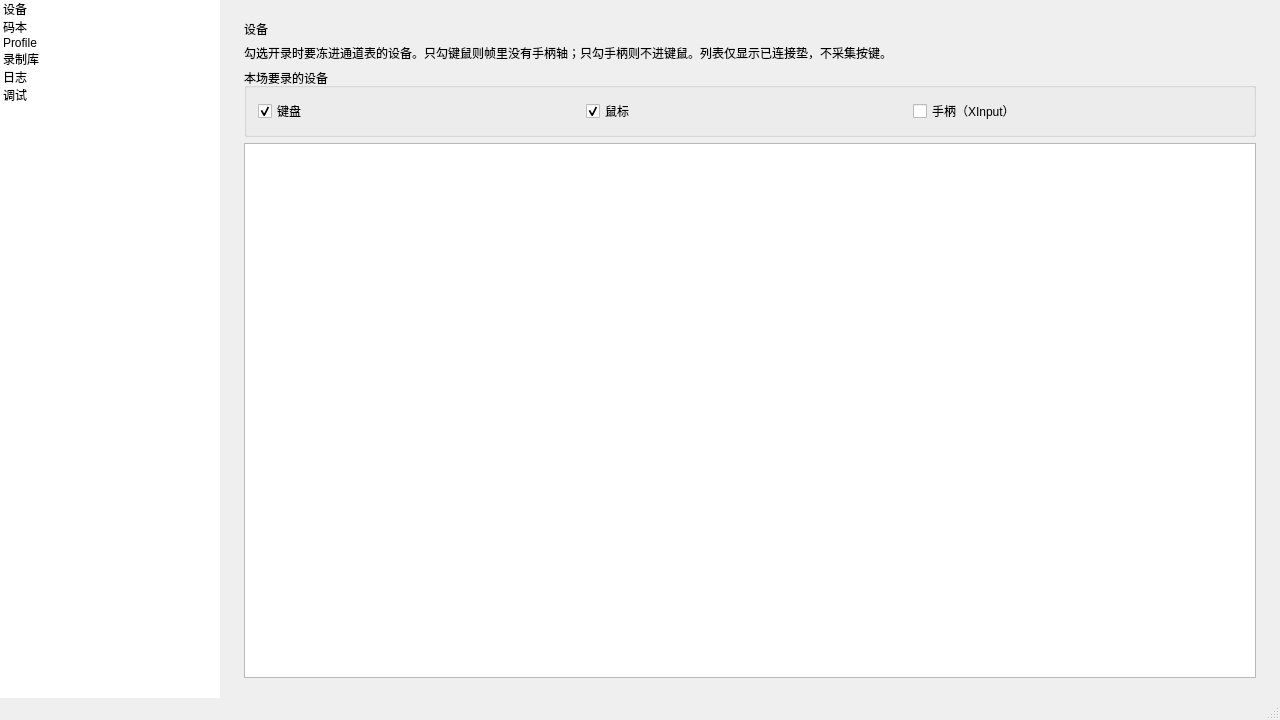
<?xml version="1.0" encoding="UTF-8"?>
<ui version="4.0">
 <class>MainWindowClass</class>
 <widget class="QMainWindow" name="MainWindowClass">
  <property name="geometry">
   <rect>
    <x>0</x>
    <y>0</y>
    <width>1280</width>
    <height>720</height>
   </rect>
  </property>
  <property name="minimumSize">
   <size>
    <width>960</width>
    <height>600</height>
   </size>
  </property>
  <property name="windowTitle">
   <string>Peripheral Capturer</string>
  </property>
  <widget class="QWidget" name="centralWidget">
   <layout class="QHBoxLayout" name="rootLayout" stretch="0,1">
    <property name="spacing">
     <number>0</number>
    </property>
    <property name="leftMargin">
     <number>0</number>
    </property>
    <property name="topMargin">
     <number>0</number>
    </property>
    <property name="rightMargin">
     <number>0</number>
    </property>
    <property name="bottomMargin">
     <number>0</number>
    </property>
    <item>
     <widget class="QListWidget" name="LeftSideBar">
      <property name="minimumSize">
       <size>
        <width>200</width>
        <height>0</height>
       </size>
      </property>
      <property name="maximumSize">
       <size>
        <width>220</width>
        <height>16777215</height>
       </size>
      </property>
      <property name="focusPolicy">
       <enum>Qt::FocusPolicy::NoFocus</enum>
      </property>
      <property name="frameShape">
       <enum>QFrame::Shape::NoFrame</enum>
      </property>
      <property name="horizontalScrollBarPolicy">
       <enum>Qt::ScrollBarPolicy::ScrollBarAlwaysOff</enum>
      </property>
      <item>
       <property name="text">
        <string>设备</string>
       </property>
      </item>
      <item>
       <property name="text">
        <string>码本</string>
       </property>
      </item>
      <item>
       <property name="text">
        <string>Profile</string>
       </property>
      </item>
      <item>
       <property name="text">
        <string>录制库</string>
       </property>
      </item>
      <item>
       <property name="text">
        <string>日志</string>
       </property>
      </item>
      <item>
       <property name="text">
        <string>调试</string>
       </property>
      </item>
     </widget>
    </item>
    <item>
     <widget class="QStackedWidget" name="stackedWidget">
      <property name="currentIndex">
       <number>0</number>
      </property>
      <widget class="QWidget" name="pageDevices">
       <layout class="QVBoxLayout" name="layoutDevices">
        <property name="leftMargin">
         <number>24</number>
        </property>
        <property name="topMargin">
         <number>20</number>
        </property>
        <property name="rightMargin">
         <number>24</number>
        </property>
        <property name="bottomMargin">
         <number>20</number>
        </property>
        <item>
         <widget class="QLabel" name="titleDevices">
          <property name="text">
           <string>设备</string>
          </property>
         </widget>
        </item>
        <item>
         <widget class="QLabel" name="hintDevices">
          <property name="text">
           <string>勾选开录时要冻进通道表的设备。只勾键鼠则帧里没有手柄轴；只勾手柄则不进键鼠。列表仅显示已连接垫，不采集按键。</string>
          </property>
          <property name="wordWrap">
           <bool>true</bool>
          </property>
         </widget>
        </item>
        <item>
         <widget class="QGroupBox" name="recordTargets">
          <property name="title">
           <string>本场要录的设备</string>
          </property>
          <layout class="QHBoxLayout" name="layoutRecordTargets">
           <item>
            <widget class="QCheckBox" name="recordKeyboard">
             <property name="text">
              <string>键盘</string>
             </property>
             <property name="checked">
              <bool>true</bool>
             </property>
            </widget>
           </item>
           <item>
            <widget class="QCheckBox" name="recordMouse">
             <property name="text">
              <string>鼠标</string>
             </property>
             <property name="checked">
              <bool>true</bool>
             </property>
            </widget>
           </item>
           <item>
            <widget class="QCheckBox" name="recordGamepad">
             <property name="text">
              <string>手柄（XInput）</string>
             </property>
             <property name="checked">
              <bool>false</bool>
             </property>
            </widget>
           </item>
           <item>
            <spacer name="recordTargetsSpacer">
             <property name="orientation">
              <enum>Qt::Orientation::Horizontal</enum>
             </property>
            </spacer>
           </item>
          </layout>
         </widget>
        </item>
        <item>
         <widget class="QListWidget" name="deviceList"/>
        </item>
       </layout>
      </widget>
      <widget class="QWidget" name="pageKeyCodes">
       <layout class="QVBoxLayout" name="layoutKeyCodes">
        <property name="leftMargin">
         <number>24</number>
        </property>
        <property name="topMargin">
         <number>20</number>
        </property>
        <property name="rightMargin">
         <number>24</number>
        </property>
        <property name="bottomMargin">
         <number>20</number>
        </property>
        <item>
         <widget class="QLabel" name="titleKeyCodes">
          <property name="text">
           <string>码本</string>
          </property>
         </widget>
        </item>
        <item>
         <widget class="QLabel" name="hintKeyCodes">
          <property name="text">
           <string>按键与轴的编码表。用户可注册、监听绑定。尚未接入 SQLite。</string>
          </property>
          <property name="wordWrap">
           <bool>true</bool>
          </property>
         </widget>
        </item>
        <item>
         <spacer name="spacerKeyCodes">
          <property name="orientation">
           <enum>Qt::Orientation::Vertical</enum>
          </property>
         </spacer>
        </item>
       </layout>
      </widget>
      <widget class="QWidget" name="pageProfile">
       <layout class="QVBoxLayout" name="layoutProfile">
        <property name="leftMargin">
         <number>24</number>
        </property>
        <property name="topMargin">
         <number>20</number>
        </property>
        <property name="rightMargin">
         <number>24</number>
        </property>
        <property name="bottomMargin">
         <number>20</number>
        </property>
        <item>
         <widget class="QLabel" name="titleProfile">
          <property name="text">
           <string>Profile</string>
          </property>
         </widget>
        </item>
        <item>
         <widget class="QLabel" name="hintProfile">
          <property name="text">
           <string>颜色、布局、抓取/导出帧率。JSON 只管观感，不改编码。</string>
          </property>
          <property name="wordWrap">
           <bool>true</bool>
          </property>
         </widget>
        </item>
        <item>
         <spacer name="spacerProfile">
          <property name="orientation">
           <enum>Qt::Orientation::Vertical</enum>
          </property>
         </spacer>
        </item>
       </layout>
      </widget>
      <widget class="QWidget" name="pageRecordings">
       <layout class="QVBoxLayout" name="layoutRecordings">
        <property name="leftMargin">
         <number>24</number>
        </property>
        <property name="topMargin">
         <number>20</number>
        </property>
        <property name="rightMargin">
         <number>24</number>
        </property>
        <property name="bottomMargin">
         <number>20</number>
        </property>
        <item>
         <widget class="QLabel" name="titleRecordings">
          <property name="text">
           <string>录制库</string>
          </property>
         </widget>
        </item>
        <item>
         <widget class="QLabel" name="hintRecordings">
          <property name="text">
           <string>会话列表、检查、标签与备份。事件本体在二进制 log。</string>
          </property>
          <property name="wordWrap">
           <bool>true</bool>
          </property>
         </widget>
        </item>
        <item>
         <spacer name="spacerRecordings">
          <property name="orientation">
           <enum>Qt::Orientation::Vertical</enum>
          </property>
         </spacer>
        </item>
       </layout>
      </widget>
      <widget class="QWidget" name="pageLog">
       <layout class="QVBoxLayout" name="layoutLog">
        <property name="leftMargin">
         <number>24</number>
        </property>
        <property name="topMargin">
         <number>20</number>
        </property>
        <property name="rightMargin">
         <number>24</number>
        </property>
        <property name="bottomMargin">
         <number>20</number>
        </property>
        <item>
         <widget class="QLabel" name="titleLog">
          <property name="text">
           <string>日志</string>
          </property>
         </widget>
        </item>
        <item>
         <widget class="QLabel" name="hintLog">
          <property name="text">
           <string>运行日志写在程序目录 log/ 下。此页以后可接 spdlog 查看器。</string>
          </property>
          <property name="wordWrap">
           <bool>true</bool>
          </property>
         </widget>
        </item>
        <item>
         <spacer name="spacerLog">
          <property name="orientation">
           <enum>Qt::Orientation::Vertical</enum>
          </property>
         </spacer>
        </item>
       </layout>
      </widget>
      <widget class="QWidget" name="pageDebug">
       <layout class="QVBoxLayout" name="layoutDebug">
        <property name="leftMargin">
         <number>24</number>
        </property>
        <property name="topMargin">
         <number>20</number>
        </property>
        <property name="rightMargin">
         <number>24</number>
        </property>
        <property name="bottomMargin">
         <number>20</number>
        </property>
        <item>
         <widget class="QLabel" name="titleDebug">
          <property name="text">
           <string>调试</string>
          </property>
         </widget>
        </item>
        <item>
         <widget class="QLabel" name="hintDebug">
          <property name="text">
           <string>仅 Debug 构建显示。重建库会丢掉会话和自定义码本；采集统计来自处理线程，不是逐事件日志。</string>
          </property>
          <property name="wordWrap">
           <bool>true</bool>
          </property>
         </widget>
        </item>
        <item>
         <widget class="QLabel" name="debugStats">
          <property name="text">
           <string/>
          </property>
          <property name="wordWrap">
           <bool>true</bool>
          </property>
          <property name="textInteractionFlags">
           <set>Qt::TextInteractionFlag::TextSelectableByMouse</set>
          </property>
         </widget>
        </item>
        <item>
         <widget class="QGroupBox" name="debugGroupStorage">
          <property name="title">
           <string>存储</string>
          </property>
          <layout class="QHBoxLayout" name="layoutDebugStorage">
           <item>
            <widget class="QPushButton" name="debugToggleRecord">
             <property name="text">
              <string>开始 / 停止录制</string>
             </property>
            </widget>
           </item>
           <item>
            <widget class="QPushButton" name="debugRebuildDb">
             <property name="text">
              <string>删除并重建数据库</string>
             </property>
            </widget>
           </item>
           <item>
            <widget class="QPushButton" name="debugResetAppConfig">
             <property name="text">
              <string>恢复默认 app-config</string>
             </property>
            </widget>
           </item>
           <item>
            <spacer name="debugStorageSpacer">
             <property name="orientation">
              <enum>Qt::Orientation::Horizontal</enum>
             </property>
            </spacer>
           </item>
          </layout>
         </widget>
        </item>
        <item>
         <widget class="QGroupBox" name="debugGroupPov">
          <property name="title">
           <string>POV</string>
          </property>
          <layout class="QHBoxLayout" name="layoutDebugPov">
           <item>
            <widget class="QPushButton" name="debugTogglePovClick">
             <property name="text">
              <string>切换点击穿透</string>
             </property>
            </widget>
           </item>
           <item>
            <spacer name="debugPovSpacer">
             <property name="orientation">
              <enum>Qt::Orientation::Horizontal</enum>
             </property>
            </spacer>
           </item>
          </layout>
         </widget>
        </item>
        <item>
         <widget class="QGroupBox" name="debugGroupFolders">
          <property name="title">
           <string>目录</string>
          </property>
          <layout class="QHBoxLayout" name="layoutDebugFolders">
           <item>
            <widget class="QPushButton" name="debugOpenAppDir">
             <property name="text">
              <string>打开程序目录</string>
             </property>
            </widget>
           </item>
           <item>
            <widget class="QPushButton" name="debugOpenLogDir">
             <property name="text">
              <string>打开日志目录</string>
             </property>
            </widget>
           </item>
           <item>
            <spacer name="debugFoldersSpacer">
             <property name="orientation">
              <enum>Qt::Orientation::Horizontal</enum>
             </property>
            </spacer>
           </item>
          </layout>
         </widget>
        </item>
        <item>
         <spacer name="spacerDebug">
          <property name="orientation">
           <enum>Qt::Orientation::Vertical</enum>
          </property>
         </spacer>
        </item>
       </layout>
      </widget>
     </widget>
    </item>
   </layout>
  </widget>
  <widget class="QStatusBar" name="statusBar"/>
 </widget>
 <layoutdefault spacing="6" margin="11"/>
 <resources/>
 <connections/>
</ui>
